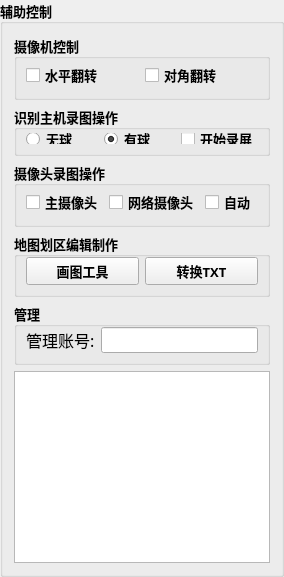
           <widget class="QGroupBox" name="groupBox_27">
            <property name="minimumSize">
             <size>
              <width>280</width>
              <height>0</height>
             </size>
            </property>
            <property name="font">
             <font>
              <family>微软雅黑</family>
              <pointsize>10</pointsize>
              <bold>true</bold>
             </font>
            </property>
            <property name="title">
             <string>辅助控制</string>
            </property>
            <layout class="QGridLayout" name="gridLayout_66">
             <item row="5" column="0">
              <widget class="QTextBrowser" name="textBrowser_total_msg">
               <property name="font">
                <font>
                 <family>微软雅黑</family>
                 <pointsize>12</pointsize>
                 <bold>false</bold>
                </font>
               </property>
               <property name="focusPolicy">
                <enum>Qt::FocusPolicy::NoFocus</enum>
               </property>
               <property name="readOnly">
                <bool>false</bool>
               </property>
              </widget>
             </item>
             <item row="0" column="0">
              <widget class="QGroupBox" name="groupBox_5">
               <property name="minimumSize">
                <size>
                 <width>0</width>
                 <height>30</height>
                </size>
               </property>
               <property name="title">
                <string>摄像机控制</string>
               </property>
               <layout class="QGridLayout" name="gridLayout_64">
                <property name="topMargin">
                 <number>3</number>
                </property>
                <property name="bottomMargin">
                 <number>9</number>
                </property>
                <item row="0" column="0">
                 <widget class="QCheckBox" name="checkBox_Flip_Horizontal">
                  <property name="text">
                   <string>水平翻转</string>
                  </property>
                 </widget>
                </item>
                <item row="0" column="1">
                 <widget class="QCheckBox" name="checkBox_Flip_Vertica">
                  <property name="text">
                   <string>对角翻转</string>
                  </property>
                 </widget>
                </item>
               </layout>
              </widget>
             </item>
             <item row="2" column="0">
              <widget class="QGroupBox" name="groupBox_20">
               <property name="minimumSize">
                <size>
                 <width>50</width>
                 <height>50</height>
                </size>
               </property>
               <property name="maximumSize">
                <size>
                 <width>16777215</width>
                 <height>16777215</height>
                </size>
               </property>
               <property name="font">
                <font>
                 <family>微软雅黑</family>
                 <pointsize>10</pointsize>
                 <bold>true</bold>
                </font>
               </property>
               <property name="title">
                <string>摄像头录图操作</string>
               </property>
               <layout class="QGridLayout" name="gridLayout_60">
                <property name="topMargin">
                 <number>3</number>
                </property>
                <item row="0" column="0">
                 <widget class="QCheckBox" name="checkBox_saveImgs_main">
                  <property name="font">
                   <font>
                    <family>微软雅黑</family>
                    <pointsize>10</pointsize>
                    <bold>true</bold>
                   </font>
                  </property>
                  <property name="text">
                   <string>主摄像头</string>
                  </property>
                 </widget>
                </item>
                <item row="0" column="1">
                 <widget class="QCheckBox" name="checkBox_saveImgs_monitor">
                  <property name="font">
                   <font>
                    <family>微软雅黑</family>
                    <pointsize>10</pointsize>
                    <bold>true</bold>
                   </font>
                  </property>
                  <property name="text">
                   <string>网络摄像头</string>
                  </property>
                 </widget>
                </item>
                <item row="0" column="2">
                 <widget class="QCheckBox" name="checkBox_saveImgs_auto">
                  <property name="font">
                   <font>
                    <family>微软雅黑</family>
                    <pointsize>10</pointsize>
                    <bold>true</bold>
                   </font>
                  </property>
                  <property name="text">
                   <string>自动</string>
                  </property>
                 </widget>
                </item>
               </layout>
              </widget>
             </item>
             <item row="1" column="0">
              <widget class="QGroupBox" name="groupBox_10">
               <property name="minimumSize">
                <size>
                 <width>0</width>
                 <height>50</height>
                </size>
               </property>
               <property name="maximumSize">
                <size>
                 <width>300</width>
                 <height>50</height>
                </size>
               </property>
               <property name="font">
                <font>
                 <family>微软雅黑</family>
                 <pointsize>10</pointsize>
                 <bold>true</bold>
                </font>
               </property>
               <property name="title">
                <string>识别主机录图操作</string>
               </property>
               <layout class="QGridLayout" name="gridLayout_18">
                <property name="topMargin">
                 <number>3</number>
                </property>
                <item row="0" column="0">
                 <widget class="QRadioButton" name="radioButton_noball">
                  <property name="text">
                   <string>无球</string>
                  </property>
                 </widget>
                </item>
                <item row="0" column="1">
                 <widget class="QRadioButton" name="radioButton_ball">
                  <property name="text">
                   <string>有球</string>
                  </property>
                  <property name="checked">
                   <bool>true</bool>
                  </property>
                 </widget>
                </item>
                <item row="0" column="2">
                 <widget class="QCheckBox" name="checkBox_saveImgs">
                  <property name="font">
                   <font>
                    <family>微软雅黑</family>
                    <pointsize>10</pointsize>
                    <bold>true</bold>
                   </font>
                  </property>
                  <property name="text">
                   <string>开始录屏</string>
                  </property>
                 </widget>
                </item>
               </layout>
              </widget>
             </item>
             <item row="3" column="0">
              <widget class="QGroupBox" name="groupBox_12">
               <property name="minimumSize">
                <size>
                 <width>50</width>
                 <height>50</height>
                </size>
               </property>
               <property name="maximumSize">
                <size>
                 <width>16777215</width>
                 <height>16777215</height>
                </size>
               </property>
               <property name="font">
                <font>
                 <family>微软雅黑</family>
                 <pointsize>10</pointsize>
                 <bold>true</bold>
                </font>
               </property>
               <property name="title">
                <string>地图划区编辑制作</string>
               </property>
               <layout class="QGridLayout" name="gridLayout_31">
                <property name="topMargin">
                 <number>0</number>
                </property>
                <item row="0" column="0">
                 <widget class="QPushButton" name="pushButton_Draw">
                  <property name="minimumSize">
                   <size>
                    <width>0</width>
                    <height>25</height>
                   </size>
                  </property>
                  <property name="text">
                   <string>画图工具</string>
                  </property>
                 </widget>
                </item>
                <item row="0" column="1">
                 <widget class="QPushButton" name="pushButton_to_TXT">
                  <property name="minimumSize">
                   <size>
                    <width>0</width>
                    <height>25</height>
                   </size>
                  </property>
                  <property name="text">
                   <string>转换TXT</string>
                  </property>
                 </widget>
                </item>
               </layout>
              </widget>
             </item>
             <item row="4" column="0">
              <widget class="QGroupBox" name="groupBox_38">
               <property name="minimumSize">
                <size>
                 <width>0</width>
                 <height>0</height>
                </size>
               </property>
               <property name="maximumSize">
                <size>
                 <width>600</width>
                 <height>130</height>
                </size>
               </property>
               <property name="font">
                <font>
                 <family>微软雅黑</family>
                 <pointsize>10</pointsize>
                 <bold>true</bold>
                </font>
               </property>
               <property name="title">
                <string>管理</string>
               </property>
               <layout class="QGridLayout" name="gridLayout_68">
                <property name="topMargin">
                 <number>0</number>
                </property>
                <property name="bottomMargin">
                 <number>9</number>
                </property>
                <item row="0" column="1">
                 <widget class="QLineEdit" name="lineEdit_login">
                  <property name="minimumSize">
                   <size>
                    <width>30</width>
                    <height>0</height>
                   </size>
                  </property>
                  <property name="font">
                   <font>
                    <family>微软雅黑</family>
                    <pointsize>10</pointsize>
                    <bold>false</bold>
                   </font>
                  </property>
                  <property name="toolTip">
                   <string/>
                  </property>
                  <property name="text">
                   <string/>
                  </property>
                  <property name="readOnly">
                   <bool>false</bool>
                  </property>
                 </widget>
                </item>
                <item row="0" column="0">
                 <widget class="QLabel" name="label_96">
                  <property name="font">
                   <font>
                    <family>微软雅黑</family>
                    <pointsize>12</pointsize>
                    <bold>false</bold>
                   </font>
                  </property>
                  <property name="text">
                   <string>管理账号:</string>
                  </property>
                 </widget>
                </item>
               </layout>
              </widget>
             </item>
            </layout>
           </widget>
